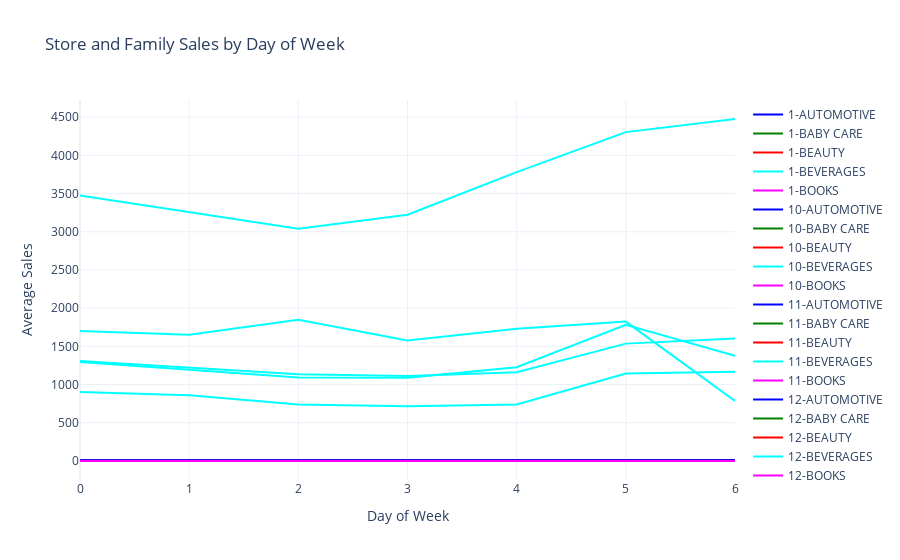

This figure's notebook cell:
### Markdown cell above
> 结论: 商品销售单价存在周季节性, 但是每个商品的周季节性变化趋势都不太相同

### Code cell
fig = go.Figure()

# 定义不同颜色的线条
colors = ['blue', 'green', 'red', 'cyan', 'magenta']

# 添加数据线条
for i, (store_nbr_name, family) in enumerate(itertools.product(store_nbr_names[:5], familys[:5])):
    sample_df = (train_df
                 .query("family == @family and store_nbr == @store_nbr_name")
                 .reset_index(['family', 'store_nbr'], drop=True)
    )
    sample_df['day_of_week'] = pd.to_datetime(sample_df.index.values).dayofweek
    day_of_week = sample_df.groupby(by='day_of_week')['sales'].mean()

    # 将每一条线加到图上，并为每个曲线设置名称和颜色
    fig.add_trace(go.Scatter(x=day_of_week.index, y=day_of_week, mode='lines',
                             name=f'{store_nbr_name}-{family}', 
                             line=dict(color=colors[i % len(colors)])))

# 设置图表布局
fig.update_layout(
    title="Store and Family Sales by Day of Week",
    xaxis_title="Day of Week",
    yaxis_title="Average Sales",
    template="plotly_white",
    hovermode="x unified"  # 悬停时同时显示所有线条的值
)

# 显示图表
fig.show()

### Figure 1 — Plotly figure (JSON) as saved in the notebook; plotly's stock layout.template omitted (floating-point values rounded to 4 significant figures)
{"data": [{"line": {"color": "blue"}, "mode": "lines", "name": "1-AUTOMOTIVE", "type": "scatter", "x": [0, 1, 2, 3, 4, 5, 6], "y": [3.303, 3.872, 3.546, 3.079, 3.805, 3.702, 1.442]}, {"line": {"color": "green"}, "mode": "lines", "name": "1-BABY CARE", "type": "scatter", "x": [0, 1, 2, 3, 4, 5, 6], "y": [0, 0, 0, 0, 0, 0, 0]}, {"line": {"color": "red"}, "mode": "lines", "name": "1-BEAUTY", "type": "scatter", "x": [0, 1, 2, 3, 4, 5, 6], "y": [2.66, 2.591, 2.621, 2.562, 2.39, 2.769, 1.273]}, {"line": {"color": "cyan"}, "mode": "lines", "name": "1-BEVERAGES", "type": "scatter", "x": [0, 1, 2, 3, 4, 5, 6], "y": [1700.0, 1651.0, 1847.0, 1576.0, 1732.0, 1824.0, 785.8]}, {"line": {"color": "magenta"}, "mode": "lines", "name": "1-BOOKS", "type": "scatter", "x": [0, 1, 2, 3, 4, 5, 6], "y": [0.1328, 0.1446, 0.1667, 0.1042, 0.1369, 0.1281, 0.06198]}, {"line": {"color": "blue"}, "mode": "lines", "name": "10-AUTOMOTIVE", "type": "scatter", "x": [0, 1, 2, 3, 4, 5, 6], "y": [2.9, 2.798, 2.737, 2.521, 2.838, 3.773, 4.054]}, {"line": {"color": "green"}, "mode": "lines", "name": "10-BABY CARE", "type": "scatter", "x": [0, 1, 2, 3, 4, 5, 6], "y": [0.2407, 0.2521, 0.2792, 0.2042, 0.2614, 0.3884, 0.4091]}, {"line": {"color": "red"}, "mode": "lines", "name": "10-BEAUTY", "type": "scatter", "x": [0, 1, 2, 3, 4, 5, 6], "y": [1.39, 1.372, 1.137, 1.025, 0.9917, 1.897, 1.835]}, {"line": {"color": "cyan"}, "mode": "lines", "name": "10-BEVERAGES", "type": "scatter", "x": [0, 1, 2, 3, 4, 5, 6], "y": [903.3, 862.0, 739.2, 715.2, 740.9, 1144.0, 1169]}, {"line": {"color": "magenta"}, "mode": "lines", "name": "10-BOOKS", "type": "scatter", "x": [0, 1, 2, 3, 4, 5, 6], "y": [0, 0, 0, 0, 0, 0, 0]}, {"line": {"color": "blue"}, "mode": "lines", "name": "11-AUTOMOTIVE", "type": "scatter", "x": [0, 1, 2, 3, 4, 5, 6], "y": [6.141, 5.979, 6.504, 5.662, 5.876, 8.165, 8.545]}, {"line": {"color": "green"}, "mode": "lines", "name": "11-BABY CARE", "type": "scatter", "x": [0, 1, 2, 3, 4, 5, 6], "y": [0.2573, 0.186, 0.1375, 0.1208, 0.1494, 0.2769, 0.1901]}, {"line": {"color": "red"}, "mode": "lines", "name": "11-BEAUTY", "type": "scatter", "x": [0, 1, 2, 3, 4, 5, 6], "y": [4.477, 4.393, 4.275, 4.05, 3.602, 5.785, 6.855]}, {"line": {"color": "cyan"}, "mode": "lines", "name": "11-BEVERAGES", "type": "scatter", "x": [0, 1, 2, 3, 4, 5, 6], "y": [3474.0, 3253.0, 3040.0, 3223.0, 3781.0, 4304.0, 4476.0]}, {"line": {"color": "magenta"}, "mode": "lines", "name": "11-BOOKS", "type": "scatter", "x": [0, 1, 2, 3, 4, 5, 6], "y": [0, 0, 0, 0, 0, 0, 0]}, {"line": {"color": "blue"}, "mode": "lines", "name": "12-AUTOMOTIVE", "type": "scatter", "x": [0, 1, 2, 3, 4, 5, 6], "y": [4.224, 4.066, 3.905, 3.933, 4.183, 6.707, 6.318]}, {"line": {"color": "green"}, "mode": "lines", "name": "12-BABY CARE", "type": "scatter", "x": [0, 1, 2, 3, 4, 5, 6], "y": [0.1079, 0.09091, 0.1162, 0.0875, 0.06639, 0.1033, 0.1777]}, {"line": {"color": "red"}, "mode": "lines", "name": "12-BEAUTY", "type": "scatter", "x": [0, 1, 2, 3, 4, 5, 6], "y": [1.017, 0.9545, 0.9253, 0.7417, 0.7635, 1.07, 1.281]}, {"line": {"color": "cyan"}, "mode": "lines", "name": "12-BEVERAGES", "type": "scatter", "x": [0, 1, 2, 3, 4, 5, 6], "y": [1310.0, 1224.0, 1136.0, 1112.0, 1162.0, 1536.0, 1605.0]}, {"line": {"color": "magenta"}, "mode": "lines", "name": "12-BOOKS", "type": "scatter", "x": [0, 1, 2, 3, 4, 5, 6], "y": [0, 0, 0, 0, 0, 0, 0]}, {"line": {"color": "blue"}, "mode": "lines", "name": "13-AUTOMOTIVE", "type": "scatter", "x": [0, 1, 2, 3, 4, 5, 6], "y": [5.303, 4.769, 4.768, 4.388, 4.979, 8.107, 6.347]}, {"line": {"color": "green"}, "mode": "lines", "name": "13-BABY CARE", "type": "scatter", "x": [0, 1, 2, 3, 4, 5, 6], "y": [0, 0, 0, 0, 0, 0, 0]}, {"line": {"color": "red"}, "mode": "lines", "name": "13-BEAUTY", "type": "scatter", "x": [0, 1, 2, 3, 4, 5, 6], "y": [1.266, 1.145, 0.9295, 1.075, 1.091, 1.963, 1.517]}, {"line": {"color": "cyan"}, "mode": "lines", "name": "13-BEVERAGES", "type": "scatter", "x": [0, 1, 2, 3, 4, 5, 6], "y": [1295.0, 1190.0, 1093.0, 1089.0, 1227.0, 1782.0, 1377.0]}, {"line": {"color": "magenta"}, "mode": "lines", "name": "13-BOOKS", "type": "scatter", "x": [0, 1, 2, 3, 4, 5, 6], "y": [0, 0, 0, 0, 0, 0, 0]}], "layout": {"autosize": true, "hovermode": "x unified", "title": {"text": "Store and Family Sales by Day of Week"}, "xaxis": {"autorange": true, "range": [0, 6], "title": {"text": "Day of Week"}, "type": "linear"}, "yaxis": {"autorange": true, "range": [-248.6, 4724.0], "title": {"text": "Average Sales"}, "type": "linear"}}}
